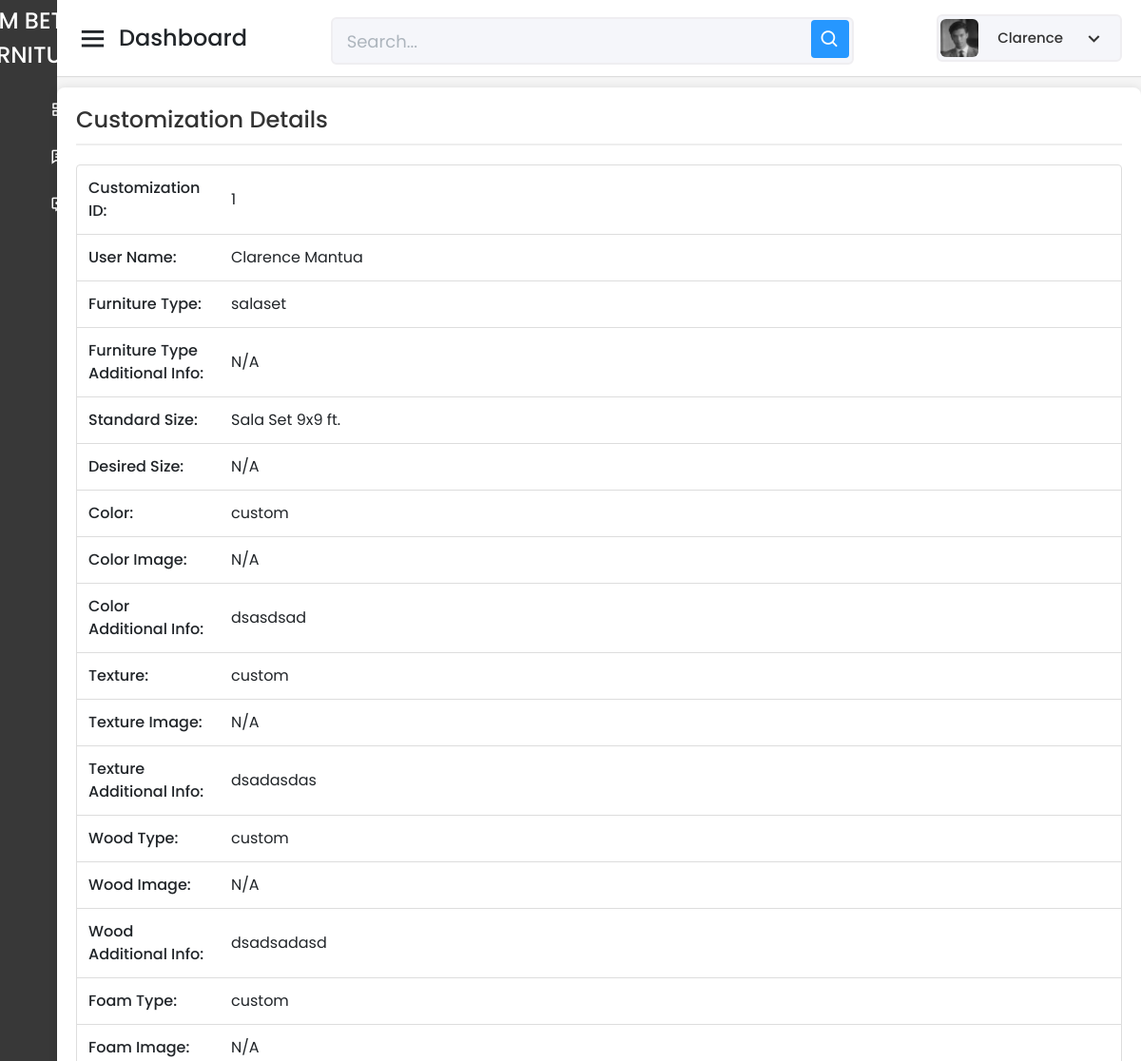
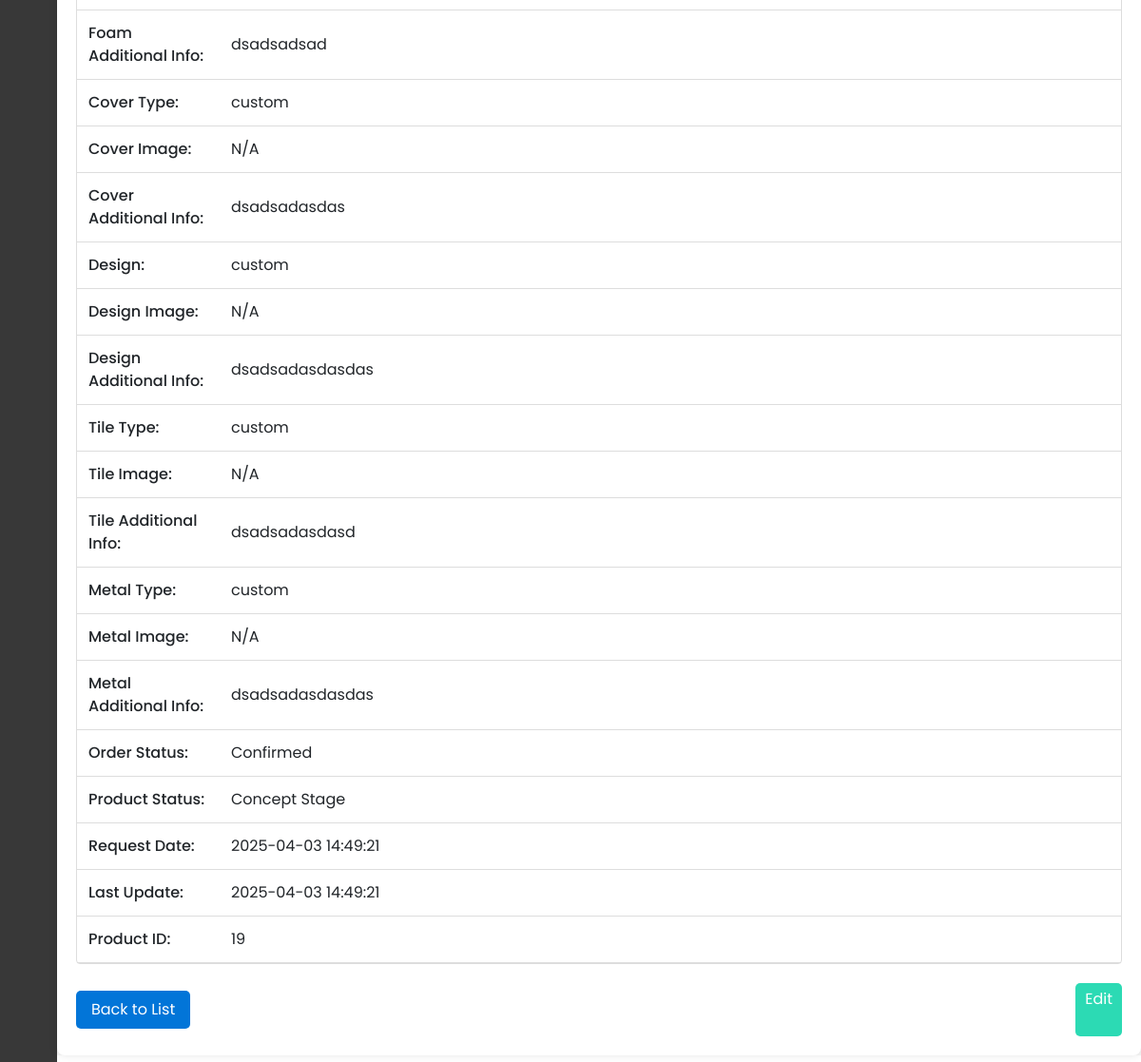
/Capstone_Admin/customize/read-one-custom-form.php?id=1 (signed in), run on the app's committed database (2 pictures, top to bottom).
### tables this page shows
CREATE TABLE `tbl_customizations` (
  `Customization_ID` int(11) NOT NULL AUTO_INCREMENT,
  `User_ID` varchar(150) NOT NULL,
  `Furniture_Type` varchar(255) NOT NULL,
  `Furniture_Type_Additional_Info` text DEFAULT NULL,
  `Standard_Size` varchar(100) DEFAULT NULL,
  `Desired_Size` varchar(100) DEFAULT NULL,
  `Color` varchar(50) DEFAULT NULL,
  `Color_Image_URL` varchar(255) DEFAULT NULL,
  `Color_Additional_Info` text DEFAULT NULL,
  `Texture` varchar(50) DEFAULT NULL,
  `Texture_Image_URL` varchar(255) DEFAULT NULL,
  `Texture_Additional_Info` text DEFAULT NULL,
  `Wood_Type` varchar(50) DEFAULT NULL,
  `Wood_Image_URL` varchar(255) DEFAULT NULL,
  `Wood_Additional_Info` text DEFAULT NULL,
  `Foam_Type` varchar(50) DEFAULT NULL,
  `Foam_Image_URL` varchar(255) DEFAULT NULL,
  `Foam_Additional_Info` text DEFAULT NULL,
  `Cover_Type` varchar(50) DEFAULT NULL,
  `Cover_Image_URL` varchar(255) DEFAULT NULL,
  `Cover_Additional_Info` text DEFAULT NULL,
  `Design` varchar(255) DEFAULT NULL,
  `Design_Image_URL` varchar(255) DEFAULT NULL,
  `Design_Additional_Info` text DEFAULT NULL,
  `Tile_Type` varchar(50) DEFAULT NULL,
  `Tile_Image_URL` varchar(255) DEFAULT NULL,
  `Tile_Additional_Info` text DEFAULT NULL,
  `Metal_Type` varchar(50) DEFAULT NULL,
  `Metal_Image_URL` varchar(255) DEFAULT NULL,
  `Metal_Additional_Info` text DEFAULT NULL,
  `Order_Status` int(3) NOT NULL DEFAULT 0,
  `Product_Status` int(3) NOT NULL DEFAULT 0,
  `Request_Date` timestamp NOT NULL DEFAULT current_timestamp(),
  `Last_Update` timestamp NOT NULL DEFAULT current_timestamp() ON UPDATE current_timestamp(),
  `Product_ID` int(11) DEFAULT NULL,
  `Stop_Reason` varchar(255) DEFAULT NULL,
  `Progress_Pic_10` varchar(255) DEFAULT NULL,
  `Progress_Pic_20` varchar(255) DEFAULT NULL,
  `Progress_Pic_30` varchar(255) DEFAULT NULL,
  `Progress_Pic_40` varchar(255) DEFAULT NULL,
  `Progress_Pic_50` varchar(255) DEFAULT NULL,
  `Progress_Pic_60` varchar(255) DEFAULT NULL,
  `Progress_Pic_70` varchar(255) DEFAULT NULL,
  `Progress_Pic_80` varchar(255) DEFAULT NULL,
  `Progress_Pic_90` varchar(255) DEFAULT NULL,
  `Progress_Pic_100` varchar(255) DEFAULT NULL,
  PRIMARY KEY (`Customization_ID`),
  KEY `User_ID` (`User_ID`),
  CONSTRAINT `tbl_customizations_ibfk_1` FOREIGN KEY (`User_ID`) REFERENCES `tbl_user_info` (`User_ID`)
);

CREATE TABLE `tbl_user_info` (
  `User_ID` varchar(150) NOT NULL,
  `Last_Name` varchar(300) DEFAULT NULL,
  `First_Name` varchar(300) DEFAULT NULL,
  `Middle_Name` varchar(300) DEFAULT NULL,
  `Home_Address` varchar(300) DEFAULT NULL,
  `Email_Address` varchar(300) DEFAULT NULL,
  `Mobile_Number` varchar(300) DEFAULT NULL,
  `Status` varchar(300) DEFAULT NULL,
  `Password` varchar(150) DEFAULT NULL,
  `PicPath` varchar(750) DEFAULT NULL,
  `reset_code` int(11) DEFAULT NULL,
  `reset_code_expiry` datetime DEFAULT NULL,
  PRIMARY KEY (`User_ID`)
);

### Capstone_Admin/customize/read-one-custom-form.php (the view, shortened to what this page needs)
<?php
include '../config/database.php';
$adminId = $_SESSION['admin_id'];
$stmt = $pdo->prepare("SELECT First_Name, PicPath FROM tbl_admin_info WHERE Admin_ID = :admin_id");
$stmt->bindParam(':admin_id', $adminId);
$stmt->execute();
$admin = $stmt->fetch(PDO::FETCH_ASSOC);
$adminName = htmlspecialchars($admin['First_Name']);
$profilePicPath = htmlspecialchars($admin['PicPath']);
$customizationID = $_GET['id'];
try {
    $query = "
        SELECT c.*, u.First_Name, u.Last_Name, p.Product_Name
        FROM tbl_customizations c
        JOIN tbl_user_info u ON c.User_ID = u.User_ID
        LEFT JOIN tbl_prod_info p ON c.Product_ID = p.Product_ID
        WHERE c.Customization_ID = :customizationID
    ";
    $stmt = $pdo->prepare($query);
    $stmt->bindParam(':customizationID', $customizationID, PDO::PARAM_INT);
    $stmt->execute();
    $customization = $stmt->fetch(PDO::FETCH_ASSOC);
    function displayData($data) {
        return !empty($data) ? htmlspecialchars($data) : 'N/A';
    }
    function displayImage($imageURL) {
        if (!empty($imageURL) && file_exists($imageURL)) {
            return "<img src='" . htmlspecialchars($imageURL) . "' alt='Image' width='100'>";
        } else {
            return 'N/A';
        }
    }
    $userName = displayData($customization['First_Name'] . ' ' . $customization['Last_Name']);
    $furnitureType = displayData($customization['Furniture_Type']);
    $furnitureTypeAdditionalInfo = displayData($customization['Furniture_Type_Additional_Info']);
    $standardSize = displayData($customization['Standard_Size']);
    $desiredSize = displayData($customization['Desired_Size']);
    $color = displayData($customization['Color']);
    $colorImage = displayImage($customization['Color_Image_URL']);
    $colorAdditionalInfo = displayData($customization['Color_Additional_Info']);
    $texture = displayData($customization['Texture']);
    $textureImage = displayImage($customization['Texture_Image_URL']);
    $textureAdditionalInfo = displayData($customization['Texture_Additional_Info']);
    $woodType = displayData($customization['Wood_Type']);
    $woodImage = displayImage($customization['Wood_Image_URL']);
    $woodAdditionalInfo = displayData($customization['Wood_Additional_Info']);
    $foamType = displayData($customization['Foam_Type']);
    $foamImage = displayImage($customization['Foam_Image_URL']);
    $foamAdditionalInfo = displayData($customization['Foam_Additional_Info']);
    $coverType = displayData($customization['Cover_Type']);
    $coverImage = displayImage($customization['Cover_Image_URL']);
    $coverAdditionalInfo = displayData($customization['Cover_Additional_Info']);
    $design = displayData($customization['Design']);
    $designImage = displayImage($customization['Design_Image_URL']);
    $designAdditionalInfo = displayData($customization['Design_Additional_Info']);
    $tileType = displayData($customization['Tile_Type']);
    $tileImage = displayImage($customization['Tile_Image_URL']);
    $tileAdditionalInfo = displayData($customization['Tile_Additional_Info']);
    $metalType = displayData($customization['Metal_Type']);
    $metalImage = displayImage($customization['Metal_Image_URL']);
    $metalAdditionalInfo = displayData($customization['Metal_Additional_Info']);
    $orderStatus = htmlspecialchars($customization['Order_Status']);
    $productStatus = htmlspecialchars($customization['Product_Status']);
    $requestDate = displayData($customization['Request_Date']);
    $lastUpdate = displayData($customization['Last_Update']);
    $productID = displayData($customization['Product_ID']);
    $orderStatusMap = [
        0   => 'Order Received',
        10  => 'Confirmed',
        20  => 'Design Finalization',
        30  => 'Material Preparation',
        40  => 'Production Started',
        50  => 'Mid-Production',
        60  => 'Finishing Process',
        70  => 'Quality Check',
        80  => 'Final Assembly',
        90  => 'Ready for Delivery',
        100 => 'Delivered / Completed'
    ];
    $orderStatusText = $orderStatusMap[$orderStatus] ?? 'Unknown Status';
    $productStatusLabels = [
        0   => 'Concept Stage',
        10  => 'Design Approved',
        20  => 'Material Sourcing',
        30  => 'Cutting & Shaping',
        40  => 'Structural Assembly',
        50  => 'Detailing & Refinements',
        60  => 'Sanding & Pre-Finishing',
        70  => 'Varnishing/Painting',
        80  => 'Drying & Curing',
        90  => 'Final Inspection & Packaging',
        100 => 'Completed'
    ];
    $productStatusText = $productStatusLabels[$productStatus] ?? 'Unknown Status';
} catch (PDOException $e) {
    echo "Error: " . $e->getMessage();
    exit();
}
?>
<!DOCTYPE html>
<html lang="en" dir="ltr">
<head>
    <link href="../static/css/bootstrap.min.css" rel="stylesheet">
    <link href="../static/css-files/dashboard.css" rel="stylesheet">
    <link href="../static/css-files/button.css" rel="stylesheet">
    <link href="../static/css-files/admin_homev2.css" rel="stylesheet">
    <link href="https://unpkg.com/boxicons@2.0.7/css/boxicons.min.css" rel="stylesheet" />
</head>
<body>
    <div class="sidebar">
      <div class="logo-details">
        <span class="logo_name">
            <img src="../static/images/rm raw png.png" alt="RM BETIS FURNITURE"  class="logo_name">
        </span>
    </div>
        <ul class="nav-links">
            <li>
                <a href="../dashboard/dashboard.php" class="">
                    <span class="links_name">Dashboard</span>
                </a>
            </li>
            <li>
                <a href="../purchase-history/read-all-history-form.php" class="">
                    <span class="links_name">All Purchase History</span>
                </a>
            </li>
            <li>
    <a href="../reviews/read-all-reviews-form.php">
        <span class="links_name">All Reviews</span>
    </a>
</li>
        </ul>
    </div>
    <section class="home-section">
    <nav>
            <div class="sidebar-button">
                <i class="bx bx-menu sidebarBtn"></i>
                <span class="dashboard">Dashboard</span>
            </div>
            <div class="search-box">
                <input type="text" placeholder="Search..." />
                <i class="bx bx-search"></i>
            </div>
            <div class="profile-details" onclick="toggleDropdown()">
                <img src="../<?php echo $profilePicPath; ?>" alt="Profile Picture" />
                <span class="admin_name"><?php echo $adminName; ?></span>
                <i class="bx bx-chevron-down dropdown-button"></i>
            </div>
 </nav>
        <br><br><br>
        <div class="container_boxes">
            <h4>Customization Details</h4>
            <table>
                <tr><td>Customization ID:</td><td><?= $customizationID ?></td></tr>
                <tr><td>User Name:</td><td><?= $userName ?></td></tr>
                <tr><td>Furniture Type:</td><td><?= $furnitureType ?></td></tr>
                <tr><td>Furniture Type Additional Info:</td><td><?= $furnitureTypeAdditionalInfo ?></td></tr>
                <tr><td>Standard Size:</td><td><?= $standardSize ?></td></tr>
                <tr><td>Desired Size:</td><td><?= $desiredSize ?></td></tr>
                <tr><td>Color:</td><td><?= $color ?></td></tr>
                <tr><td>Color Image:</td><td><?= $colorImage ?></td></tr>
                <tr><td>Color Additional Info:</td><td><?= $colorAdditionalInfo ?></td></tr>
                <tr><td>Texture:</td><td><?= $texture ?></td></tr>
                <tr><td>Texture Image:</td><td><?= $textureImage ?></td></tr>
                <tr><td>Texture Additional Info:</td><td><?= $textureAdditionalInfo ?></td></tr>
                <tr><td>Wood Type:</td><td><?= $woodType ?></td></tr>
                <tr><td>Wood Image:</td><td><?= $woodImage ?></td></tr>
                <tr><td>Wood Additional Info:</td><td><?= $woodAdditionalInfo ?></td></tr>
                <tr><td>Foam Type:</td><td><?= $foamType ?></td></tr>
                <tr><td>Foam Image:</td><td><?= $foamImage ?></td></tr>
                <tr><td>Foam Additional Info:</td><td><?= $foamAdditionalInfo ?></td></tr>
                <tr><td>Cover Type:</td><td><?= $coverType ?></td></tr>
                <tr><td>Cover Image:</td><td><?= $coverImage ?></td></tr>
                <tr><td>Cover Additional Info:</td><td><?= $coverAdditionalInfo ?></td></tr>
                <tr><td>Design:</td><td><?= $design ?></td></tr>
                <tr><td>Design Image:</td><td><?= $designImage ?></td></tr>
                <tr><td>Design Additional Info:</td><td><?= $designAdditionalInfo ?></td></tr>
                <tr><td>Tile Type:</td><td><?= $tileType ?></td></tr>
                <tr><td>Tile Image:</td><td><?= $tileImage ?></td></tr>
                <tr><td>Tile Additional Info:</td><td><?= $tileAdditionalInfo ?></td></tr>
                <tr><td>Metal Type:</td><td><?= $metalType ?></td></tr>
                <tr><td>Metal Image:</td><td><?= $metalImage ?></td></tr>
                <tr><td>Metal Additional Info:</td><td><?= $metalAdditionalInfo ?></td></tr>
                <tr><td>Order Status:</td><td><?= $orderStatusText ?></td></tr>
                <tr><td>Product Status:</td><td><?= $productStatusText ?></td></tr>
                <tr><td>Request Date:</td><td><?= $requestDate ?></td></tr>
                <tr><td>Last Update:</td><td><?= $lastUpdate ?></td></tr>
                <tr><td>Product ID:</td><td><?= $productID ?></td></tr>
            </table>
            <div class="button-container">
                <a href="read-all-custom-form.php" class="buttonBack">Back to List</a>
                <a class="buttonEdit" href="update-custom-form.php?id=<?= $customizationID ?>">Edit</a>
            </div>
        </div>
    </section>
</body>
</html>

### Capstone_Admin/static/css-files/dashboard.css (style rules this page uses)
.profile-details { position: relative; display: flex; align-items: center; cursor: pointer; }
.profile-details img { width: 40px; height: 40px; border-radius: 50%; margin-right: 10px; }
.dropdown-button { cursor: pointer; font-size: 18px; margin-left: 10px; }

### Capstone_Admin/static/css-files/button.css (style rules this page uses)
.buttonView, .buttonBack, .buttonUpdate, .buttonEdit, .buttonDelete { text-decoration: none; color: white; padding: 5px 10px; border-radius: 5px; transition: all 0.2s ease; }
.buttonBack { background-color: #475569; }
.buttonEdit { background-color: #2cdab4; }
.container_boxes { padding: 20px; margin: 20px auto; max-width: 100vw; background-color: #ffffff; border-radius: 8px; box-shadow: 0 0 10px rgba(0,0,0,0.1); }
.container_boxes h4 { color: #333; margin-bottom: 20px; padding-bottom: 10px; border-bottom: 2px solid #eee; display: flex; justify-content: space-between; align-items: center; }
.container_boxes table { width: 100%; border-collapse: separate; border-spacing: 0; border: 1px solid #ddd; border-radius: 4px; }
.container_boxes td { padding: 12px; border-bottom: 1px solid #ddd; }
input[type="text"], input[type="password"], input[type="email"], select { width: 100%; padding: 8px 12px; margin: 8px 0; display: inline-block; border: 1px solid #ccc; border-radius: 4px; box-sizing: border-box; font-size: 14px; transition: border-color 0.3s ease, box-shadow 0.3s ease; }
::placeholder { color: #adb5bd; opacity: 1; }
.button-container { margin-top: 20px; display: flex; gap: 10px; justify-content: flex-start; }
table { width: 100%; border-collapse: collapse; margin-bottom: 20px; }
table td { padding: 8px; vertical-align: middle; }
table td:first-child { width: 150px; font-weight: 500; }
h4 { text-align: center; margin-bottom: 30px; color: #333; }

### data on the page
tbl_customizations: User_ID.Last_Name "Clarence Mantua", Furniture_Type "salaset", Furniture_Type_Additional_Info "N/A", Standard_Size "Sala Set 9x9 ft.", Desired_Size "N/A", Color "custom", Color_Image_URL "N/A", Color_Additional_Info "dsasdsad", Texture "custom", Texture_Image_URL "N/A", Texture_Additional_Info "dsadasdas", Wood_Type "custom", Wood_Image_URL "N/A", Wood_Additional_Info "dsadsadasd", Foam_Type "custom", Foam_Image_URL "N/A", Foam_Additional_Info "dsadsadsad", Cover_Type "custom", Cover_Image_URL "N/A", Cover_Additional_Info "dsadsadasdas", Design "custom", Design_Image_URL "N/A", Design_Additional_Info "dsadsadasdasdas", Tile_Type "custom", Tile_Image_URL "N/A", Tile_Additional_Info "dsadsadasdasd", Metal_Type "custom", Metal_Image_URL "N/A", Metal_Additional_Info "dsadsadasdasdas", Order_Status "Confirmed", Product_Status "Concept Stage", Request_Date "2025-04-03 14:49:21", Last_Update "2025-04-03 14:49:21", Product_ID "19"

### other printed values
$adminName "Clarence"
$customizationID "1"
